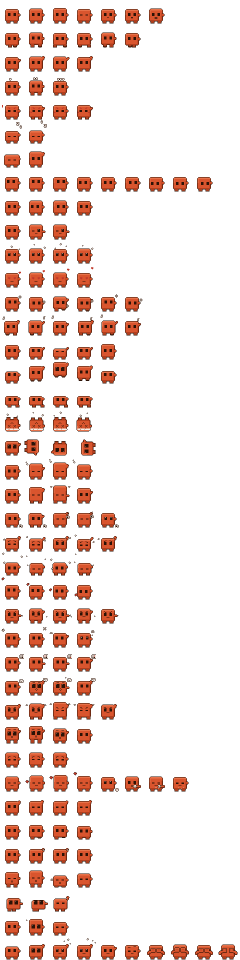
#> input picture assets/nib_sheet.png, 480 x 1920 px (shown at 1/2 size)
$ python gen_daily_costumes.py ../assets/nib_sheet.png
#> lines starting #> are read from the running program, lines starting #| are printed output that depends on the picture
### tools/check_costume.py
"""Check costume-of-the-day specs against every rule the sheet and the app hold costumes to.

Usage:
    python tools/check_costume.py <spec.json | dir> [more ...] [--preview out.png] [--quiet]

A spec is one day's file from ``tools/daily_costumes/``::

    {"date": "03-14", "name": "pi_day", "title": "Pi Day", "theme": "...",
     "category": "Hats", "kind": "head", "anchor": [x, y], "layer": "over",
     "pattern": [...], "frames": [[...], ...]}

Exits 0 when every spec passes. Every problem is printed, so one run says everything to fix.

Nothing here needs Qt, and nothing is written to ``assets/``: the frames are cut from the real
sheet with Pillow and dressed exactly the way ``animator.SpriteSheet._apply_costume`` dresses them
- outlined, shaded, stamped anchor-to-anchor and lifted off the floor - so a costume that passes
here is placed the way the app will place it. ``tests/smoke_daily_costumes.py`` then checks the
same rules again through the real runtime, once the sheets are built.

The rules, and the failure each one exists for:

* **Fits the cell.** 38x38 before the outline, 40x40 after. Over that it is silently clipped.
* **No enclosed holes.** The outline floods a transparent pocket with dark, so hollow spectacle
  lenses render as two black discs. Fill them.
* **It moves.** 2 to 4 frames, the same size, each one different. It steps with his own frames,
  so a costume only animates while he does.
* **Off his face.** Only an ``eyes`` costume may cover the eyes; a hat that slides over them or a
  scarf that rides up into them hides his whole expression.
* **On him, not past him.** A neck costume ends within 4 rows of his body; nothing reaches the
  row his soles stand on while he is upright.
* **In the frame.** Cut off at the top on an ordinary standing frame is a failure; a tall hat
  clipped only at the peak of a hop is reported, not failed.
"""

from __future__ import annotations

import json
import re
import sys
from pathlib import Path

from PIL import Image, ImageDraw

sys.path.insert(0, str(Path(__file__).parent))
from gen_sprites import COSTUME_CELL, COSTUME_PALETTE, COSTUMES  # noqa: E402
from preview_costume import frame_image, load_frames, render_piece, render_shadow  # noqa: E402

VALID_KINDS = {"head", "eyes", "neck", "body"}
VALID_LAYERS = {"over", "behind"}
VALID_CATEGORIES = {"Hats", "Head", "Eyes", "Neck", "Body", "Behind"}
MAX_PATTERN = COSTUME_CELL - 2
MIN_FRAMES, MAX_FRAMES = 2, 4

BASELINE_ROW = 46
EYE_TOP, EYE_BOTTOM = 26, 31
#: His eyes span x 16..31; one column of grace either side.
FACE_LEFT, FACE_RIGHT = 15, 32
BODY_BOTTOM = 41
HANG_CLEARANCE = 4
#: States where he is not on his feet: upside down, spinning, or in the air.
UPENDED = {"injured", "tumble"}
AIRBORNE = {("hop", 1), ("hop", 2), ("hop", 3)}
#: Most rows of a hat that may be cut off at the top of an upright frame he is in for a moment
#: (a stretch, a jump). Idle may lose none.
MAX_TRANSIENT_CLIP = 3

EXISTING = set(COSTUMES)


# --- loading -------------------------------------------------------------------------------

def load_specs(paths: list[Path]) -> list[tuple[Path, dict]]:
    out = []
    for path in paths:
        files = sorted(path.glob("[0-1][0-9]-[0-3][0-9].json")) if path.is_dir() else [path]
        for file in files:
            try:
                out.append((file, json.loads(file.read_text(encoding="utf-8"))))
            except (OSError, ValueError) as exc:
                out.append((file, {"_error": f"not valid JSON: {exc}"}))
    return out


# --- the static rules ------------------------------------------------------------------------

# [40 lines left out: function _holes, not called in this run]


def static_problems(spec: dict) -> list[str]:
    problems = []
    if "_error" in spec:
        return [spec["_error"]]
    name = spec.get("name", "")
    if not re.fullmatch(r"[a-z][a-z0-9_]{1,30}", str(name)):
        problems.append(f"name {name!r}: lowercase letters, digits and underscores, 2-31 long")
    if name in EXISTING:
        problems.append(f"name {name!r} is already one of the wardrobe's costumes")
    if not re.fullmatch(r"(0[1-9]|1[0-2])-(0[1-9]|[12][0-9]|3[01])", str(spec.get("date", ""))):
        problems.append(f"date {spec.get('date')!r} is not MM-DD")
    if not str(spec.get("title", "")).strip():
        problems.append("no title")
    if spec.get("kind") not in VALID_KINDS:
        problems.append(f"kind {spec.get('kind')!r} is not one of {sorted(VALID_KINDS)}")
    if spec.get("layer", "over") not in VALID_LAYERS:
        problems.append(f"layer {spec.get('layer')!r} is not one of {sorted(VALID_LAYERS)}")
    if spec.get("category") not in VALID_CATEGORIES:
        problems.append(f"category {spec.get('category')!r} is not one of {sorted(VALID_CATEGORIES)}")
    anchor = spec.get("anchor")
    if not (isinstance(anchor, list) and len(anchor) == 2 and all(isinstance(v, int) for v in anchor)):
        problems.append(f"anchor must be [x, y] integers, got {anchor!r}")

    patterns = [spec.get("pattern")] + list(spec.get("frames") or [])
    for i, pattern in enumerate(patterns):
        label = "pattern" if i == 0 else f"frames[{i - 1}]"
        if not (isinstance(pattern, list) and pattern and all(isinstance(r, str) for r in pattern)):
            problems.append(f"{label} must be a non-empty list of strings")
            return problems
        bad = sorted({ch for row in pattern for ch in row} - set(COSTUME_PALETTE))
        if bad:
            problems.append(f"{label}: unknown palette characters {bad}")
            return problems
        width, height = max(len(r) for r in pattern), len(pattern)
        if width > MAX_PATTERN or height > MAX_PATTERN:
            problems.append(f"{label} is {width}x{height}; the most is {MAX_PATTERN}x{MAX_PATTERN}")
        if not any(ch != "." for row in pattern for ch in row):
            problems.append(f"{label} is entirely transparent")
        holes = _holes(pattern)
        if holes:
            problems.append(f"{label} has {len(holes)} narrow enclosed transparent pixel(s), "
                            f"first at x={holes[0][0]} y={holes[0][1]}: fill them, or the "
                            f"outline floods them dark")
    if problems:
        return problems

    count = len(patterns)
    if not MIN_FRAMES <= count <= MAX_FRAMES:
        problems.append(f"{count} frame(s) in all; a daily costume animates with "
                        f"{MIN_FRAMES}-{MAX_FRAMES} (the pattern plus 1-3 in 'frames')")
    size = (max(len(r) for r in patterns[0]), len(patterns[0]))
    for i, pattern in enumerate(patterns[1:]):
        if (max(len(r) for r in pattern), len(pattern)) != size:
            problems.append(f"frames[{i}] is {max(len(r) for r in pattern)}x{len(pattern)}, but "
                            f"every frame must match the pattern's {size[0]}x{size[1]}")
    padded = [[row.ljust(size[0], ".") for row in p] for p in patterns]
    for i in range(1, len(padded)):
        if padded[i] == padded[0]:
            problems.append(f"frames[{i - 1}] is identical to the pattern; it would not move")
        for j in range(1, i):
            if padded[i] == padded[j]:
                problems.append(f"frames[{i - 1}] is identical to frames[{j - 1}]")
    if isinstance(anchor, list) and len(anchor) == 2:
        ax, ay = anchor
        if not (-12 <= ax <= size[0] + 12 and -12 <= ay <= size[1] + 12):
            problems.append(f"anchor {anchor} is nowhere near the {size[0]}x{size[1]} pattern")
    return problems


# --- the placement rules ---------------------------------------------------------------------

class Stage:
    """The real frames, cut once and reused for every spec."""

    def __init__(self) -> None:
        self.sheet, self.manifest = load_frames()
        self.frames: dict[tuple[str, int], tuple[Image.Image, dict]] = {}
        for state, spec in self.manifest["states"].items():
            for index in range(len(spec["frames"])):
                frame, anchors = frame_image(self.sheet, self.manifest, state, index)
                if frame is not None:
                    self.frames[(state, index)] = (frame, anchors or {})


# [6 lines left out: function _lowest, not called in this run]


def _topmost(image: Image.Image) -> int:
    box = image.getchannel("A").getbbox()
    return box[1] if box else 0


# [121 lines left out: functions place, dress, casts_shadow, render, placement_problems, not called in this run]


# --- the review sheet ------------------------------------------------------------------------

POSES = [("idle", 0, "light"), ("idle", 0, "dark"), ("walk_right", 2, "light"),
         ("wave", 1, "dark"), ("sit_dangle", 1, "light"), ("sleep", 0, "dark"),
         ("hop", 2, "light")]
LIGHT, DARK = (243, 243, 243, 255), (32, 32, 32, 255)


# [31 lines left out: function preview, not called in this run]


# --- the command ---------------------------------------------------------------------------

def check(specs: list[tuple[Path, dict]], stage: Stage) -> dict[str, dict]:
    report = {}
    names: dict[str, str] = {}
    for path, spec in specs:
        problems = static_problems(spec)
        notes: list[str] = []
        if not problems:
            try:
                more, notes = placement_problems(spec, stage)
                problems += more
            except Exception as exc:  # noqa: BLE001 - a broken spec is a finding, not a crash
                problems.append(f"could not be placed: {exc}")
        name = spec.get("name", "")
        if name in names:
            problems.append(f"name {name!r} is also used by {names[name]}")
        names.setdefault(name, path.name)
        if spec.get("date") and path.stem != spec.get("date"):
            problems.append(f"file is {path.name} but the spec says date {spec.get('date')}")
        report[str(path)] = {"problems": problems, "notes": notes}
    return report


# [31 lines left out: function main, not called in this run]


# [2 lines that do not run on import are left out]

### tools/preview_costume.py
"""Render candidate costumes onto real frames, without touching the sprite sheet.

Usage:
    python tools/preview_costume.py <spec.json> [out.png]

``spec.json`` is ``{name: {"kind": ..., "anchor": [x, y], "pattern": [...], "layer": ...}}`` -
exactly the shape a ``COSTUMES`` entry has. Nothing is written to ``assets/``, so this is safe to
run repeatedly while iterating on a pattern.

It composites the same way the runtime does: outline the pattern, then stamp it so its anchor
lands on the frame's own anchor point. Which means what you see here is what the app will draw,
including on the poses that move his head about.

Every costume is drawn over a light AND a dark taskbar swatch, because a costume that vanishes on
one of them is the single most common way one of these fails.
"""

from __future__ import annotations

import json
import sys
from pathlib import Path

from PIL import Image

sys.path.insert(0, str(Path(__file__).parent))
from gen_sprites import (COSTUME_CELL, COSTUME_PALETTE, COSTUME_SHADOW_ALPHA,  # noqa: E402
                         costume_pixels, costume_shadow, outline_costume)

ROOT = Path(__file__).parent.parent
ASSETS = ROOT / "assets"

#: Poses worth checking. Between them they cover: standing, mid-stride, genuinely airborne,
#: sitting low, lying down, and the two poses that raise an arm past his head.
POSES = [
    ("idle", 0), ("walk_right", 2), ("hop", 2), ("sit_dangle", 1),
    ("sleep", 0), ("wave", 1), ("scratch", 1),
]
ZOOM = 4
LIGHT, DARK = (243, 243, 243, 255), (32, 32, 32, 255)


def load_frames() -> tuple[Image.Image, dict]:
    manifest = json.loads((ASSETS / "frames.json").read_text(encoding="utf-8"))
#> (reads assets/frames.json from the repository)
    return Image.open(ASSETS / "nib_sheet.png").convert("RGBA"), manifest


def frame_image(sheet: Image.Image, manifest: dict, state: str, index: int):
    """One 48x48 frame plus its anchor table, or None if the state is missing."""
    spec = manifest["states"].get(state)
    if not spec:
        return None, None
    sheet_index = spec["frames"][index % len(spec["frames"])][0]
    fw, fh, cols = manifest["frame_w"], manifest["frame_h"], manifest["cols"]
    row, col = divmod(sheet_index, cols)
    crop = sheet.crop((col * fw, row * fh, col * fw + fw, row * fh + fh))
    return crop, manifest["anchors"].get(str(sheet_index), {})


# [140 lines left out: functions render_piece, render_shadow, dress, main, not called in this run]


# [2 lines that do not run on import are left out]

### tools/gen_daily_costumes.py
"""Build the costume-of-the-day sheets and manifest from ``tools/daily_costumes/``.

Usage:
    python tools/gen_daily_costumes.py [--no-check]

Reads one spec per date (``MM-DD.json``, see ``tools/check_costume.py`` for the shape), checks
every one of them, and writes:

* ``assets/daily/costumes-MM.png`` - one sheet per month, laid out exactly like ``costumes.png``:
  row 0 is each day's first frame in date order, then the extra frames of the moving ones; row 1
  is the shadow each one casts, in the same column. Twelve small sheets rather than one 1000-cell
  strip, so wearing a June costume decodes June and nothing else.
* ``assets/daily_costumes.json`` - every costume (each naming its sheet) and the ``days`` table,
  "MM-DD" -> name, which ``costume_calendar`` reads.

The art is outlined and shaded by the same ``costume_pixels`` the main wardrobe goes through, so
a daily costume is indistinguishable in finish from a hand-placed one. Refuses to write anything
if a spec fails its checks, or if any of the 366 dates is missing - a calendar with a hole in it
would leave him bare-headed one day a year for no visible reason.
"""

from __future__ import annotations

import calendar
import json
import sys
from pathlib import Path

from PIL import Image

sys.path.insert(0, str(Path(__file__).parent))
from check_costume import Stage, casts_shadow, check, load_specs  # noqa: E402
from gen_sprites import COSTUME_CELL, COSTUME_SHADOW_ALPHA, costume_pixels, costume_shadow  # noqa: E402

ROOT = Path(__file__).resolve().parent.parent
SPECS = Path(__file__).resolve().parent / "daily_costumes"
ASSETS = ROOT / "assets"
OUT_DIR = ASSETS / "daily"
MANIFEST = ASSETS / "daily_costumes.json"


def every_date() -> list[str]:
    """All 366 "MM-DD" keys, the twenty-ninth of February included (2024 is a leap year)."""
    return [f"{m:02d}-{d:02d}" for m in range(1, 13) for d in range(1, calendar.monthrange(2024, m)[1] + 1)]


# [49 lines left out: functions _patterns, render_month, not called in this run]


def main(argv: list[str]) -> int:
    specs = load_specs([SPECS])
    if "--no-check" not in argv:
        report = check(specs, Stage())
#> in __init__, self.sheet is the input picture: PIL image 480x1920 RGBA; mean R, G, B, A 26.3, 10.8, 6, 39
#> in __init__, `self.sheet, self.manifest = load_frames()`: self.manifest = 9 items
#> the loop in __init__, `for state, spec in self.manifest["states"].items():` made 45 passes
#> state on passes 26 to 37: 'hot', 'task_finished', 'shiver', 'autumn', 'typing', 'counting', 'spreadsheet', 'mail', 'strain', 'startle', 'pet', 'eat'
#> state on passes 1, 4, 5, 6, 8, 11: 'idle', 'blink_slow', 'walk_right', 'wave', 'angry', 'eyes_track'
#> pass 1, in frame_image, `crop = sheet.crop((col * fw, row * fh, col * fw + fw, row * fh + fh))`:
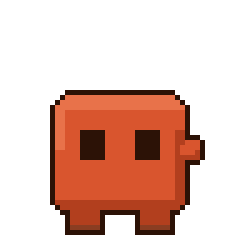
#> crop: PIL image 48x48 RGBA (shown 5 times larger); mean R, G, B, A 57.1, 23, 12.4, 84.3; transparent parts drawn white
#> pass 1, in frame_image (call 2), `crop = sheet.crop((col * fw, row * fh, col * fw + fw, row * fh + fh))`:
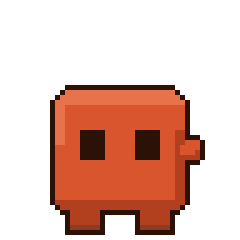
#> crop: PIL image 48x48 RGBA (shown 5 times larger); mean R, G, B, A 59.5, 24, 13, 87.4; transparent parts drawn white
#> pass 1, in frame_image (call 3), `crop = sheet.crop((col * fw, row * fh, col * fw + fw, row * fh + fh))`:
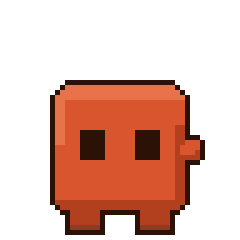
#> crop: PIL image 48x48 RGBA (shown 5 times larger); mean R, G, B, A 62, 24.9, 13.5, 90.5; transparent parts drawn white
        failed = {p: r["problems"] for p, r in report.items() if r["problems"]}
        if failed:
            for path, problems in failed.items():
                print(f"FAIL {Path(path).name}: " + "; ".join(problems))
#> this loop made 1 pass
#| FAIL daily_costumes: not valid JSON: [Errno 2] No such file or directory: 'tools/daily_costumes'
            print(f"\n{len(failed)} spec(s) failed; nothing written")
#| 1 spec(s) failed; nothing written
            return 1
    by_date = {spec["date"]: spec for _path, spec in specs}
    missing = [d for d in every_date() if d not in by_date]
    if missing:
        print(f"{len(missing)} date(s) have no costume: {', '.join(missing[:12])}"
              + (" ..." if len(missing) > 12 else ""))
        return 1
    OUT_DIR.mkdir(parents=True, exist_ok=True)
    items: dict[str, dict] = {}
    for month in range(1, 13):
        month_specs = [by_date[d] for d in every_date() if d.startswith(f"{month:02d}-")]
        sheet, month_items = render_month(month, month_specs)
        sheet.save(OUT_DIR / f"costumes-{month:02d}.png", optimize=True)
        items.update(month_items)
    manifest = {
        "cell": COSTUME_CELL,
        "days": {d: by_date[d]["name"] for d in every_date()},
        "items": items,
    }
    MANIFEST.write_text(json.dumps(manifest, indent=1), encoding="utf-8")
    frames = sum(len(i["frames"]) for i in items.values())
    print(f"wrote {len(items)} costumes ({frames} frames) on 12 sheets, and {MANIFEST.name}")
    return 0


if __name__ == "__main__":
#> (the run stopped early here; a loop or call above may not have finished)
